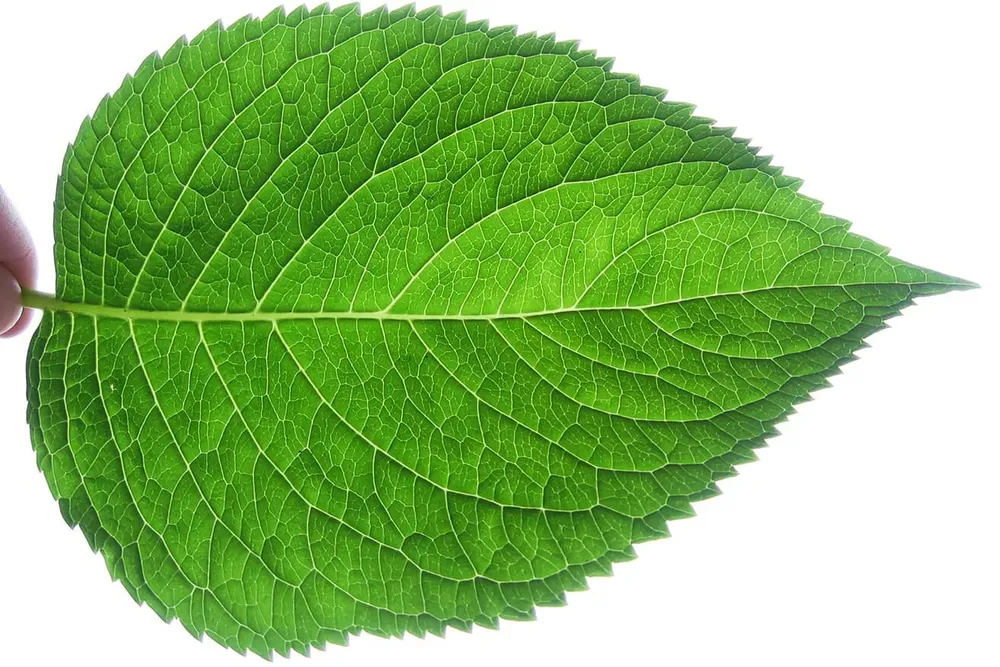
#> input picture images/leaf.webp, 1000 x 667 px, shrunk from 1313 x 876 before the run
$ jupyter execute LBP.ipynb
#> lines starting #> are read from the running program, lines starting #| are printed output that depends on the picture
[cell 1]
import matplotlib.pyplot as plt
import cv2
import os

[cell 2]
image_path = os.path.join("..", "images", "leaf.webp")
image = cv2.imread(image_path)
#> image is the input picture: shape (667, 1000, 3); mean B, G, R 119, 190.4, 146.9
gray_image = cv2.cvtColor(image, cv2.COLOR_BGR2GRAY)
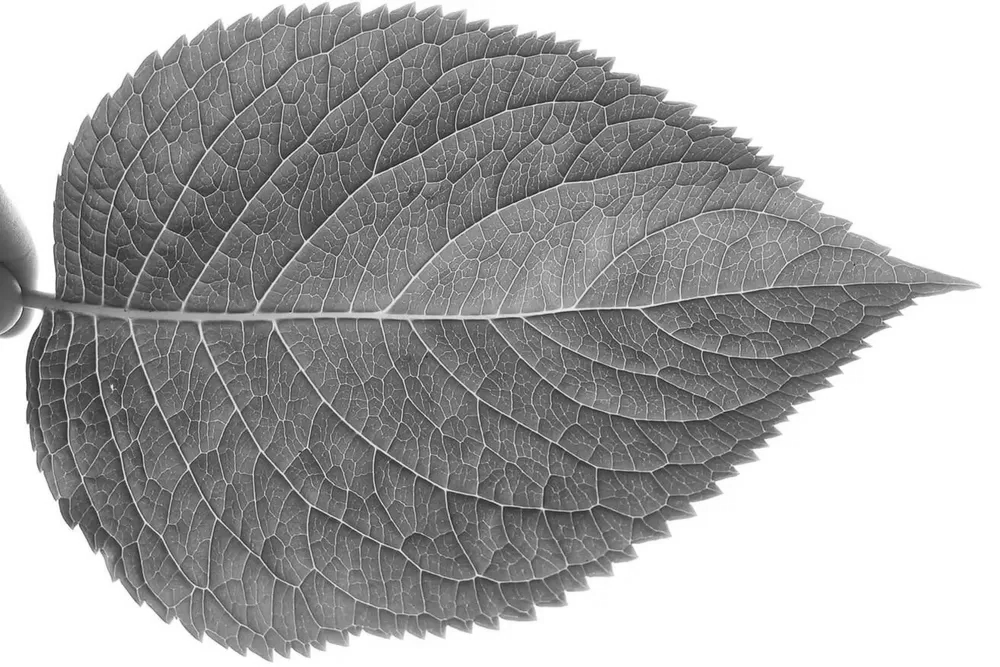
#> gray_image: shape (667, 1000); min 27, max 255, mean 169.3

[cell 3]
def show_image(img,title,cmap=None):
    plt.figure(figsize=(3,3))
    plt.imshow(img,cmap=cmap)
    plt.title(title)
    plt.axis("off")
    plt.show()

[cell 4]
show_image(gray_image,"Gray image",cmap="gray")

[cell 5]
import numpy as np
def compute_lbp(image):
    h, w = image.shape
#> h = 667; w = 1000
    lbp_image = np.zeros((h-2, w-2), dtype=np.uint8)

    # For each pixel (excluding border)
    for i in range(1, h-1):
        for j in range(1, w-1):
            center = image[i, j]
            binary = ''
            binary += '1' if image[i-1, j-1] >= center else '0'
            binary += '1' if image[i-1, j  ] >= center else '0'
            binary += '1' if image[i-1, j+1] >= center else '0'
            binary += '1' if image[i  , j+1] >= center else '0'
            binary += '1' if image[i+1, j+1] >= center else '0'
            binary += '1' if image[i+1, j  ] >= center else '0'
            binary += '1' if image[i+1, j-1] >= center else '0'
            binary += '1' if image[i  , j-1] >= center else '0'
            lbp_image[i-1, j-1] = int(binary, 2)
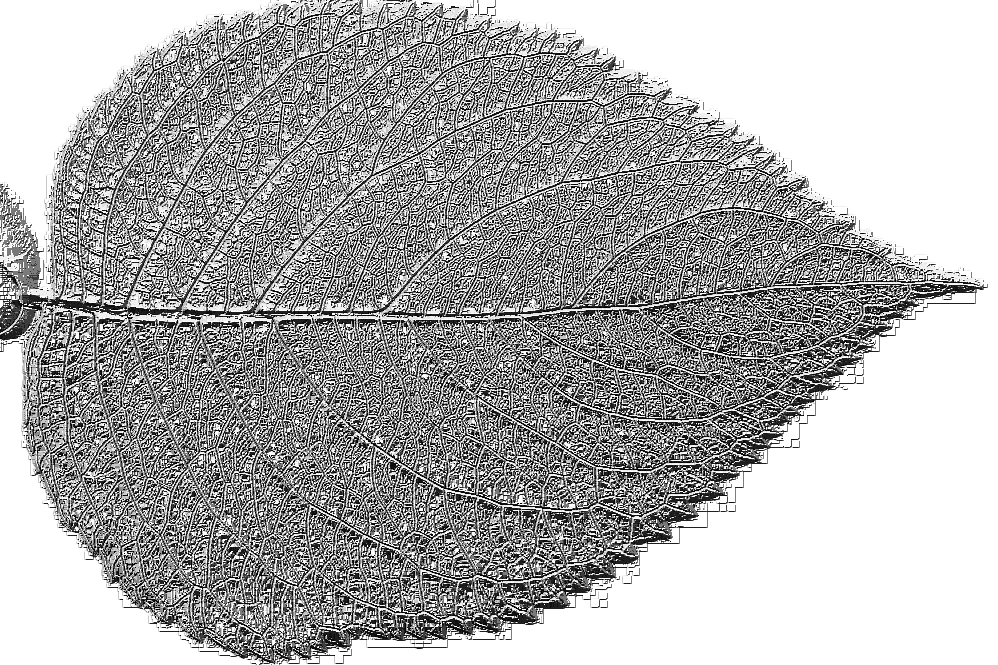
#> lbp_image: shape (665, 998); min 0, max 255, mean 174.9

    return lbp_image

[cell 6]
lbp_result = compute_lbp(gray_image)

[cell 7]
show_image(lbp_result,"LBP image",cmap="gray")

$ run again, with images/messi.webp copied over images/leaf.webp
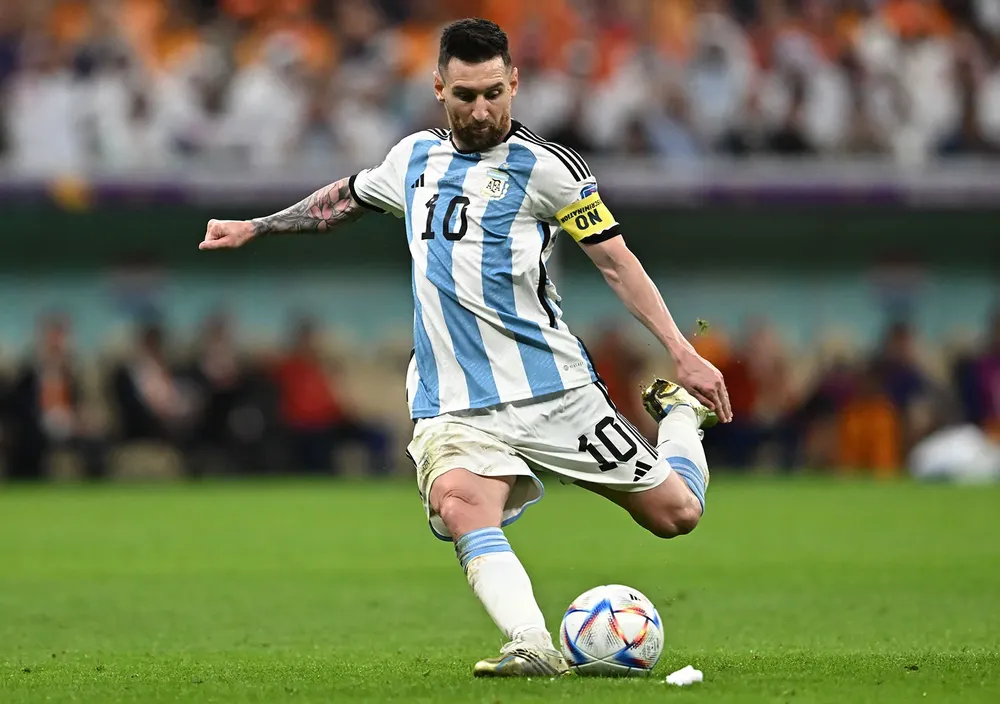
#> input picture images/messi.webp, 1000 x 704 px, shrunk from 1600 x 1126 before the run
#> image is the input picture: shape (704, 1000, 3); mean B, G, R 85.3, 117.1, 110.1
#> `gray_image = cv2.cvtColor(image, cv2.COLOR_BGR2GRAY)`:
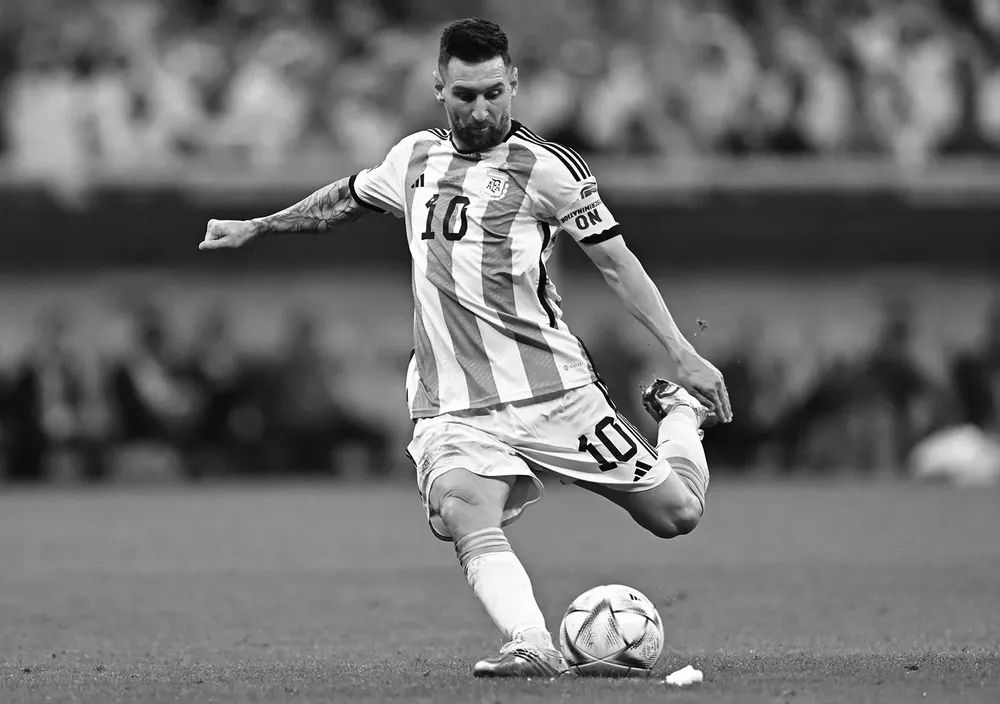
#> gray_image: shape (704, 1000); min 0, max 255, mean 111.4
#> after the loop in compute_lbp, `for i in range(1, h-1):`:
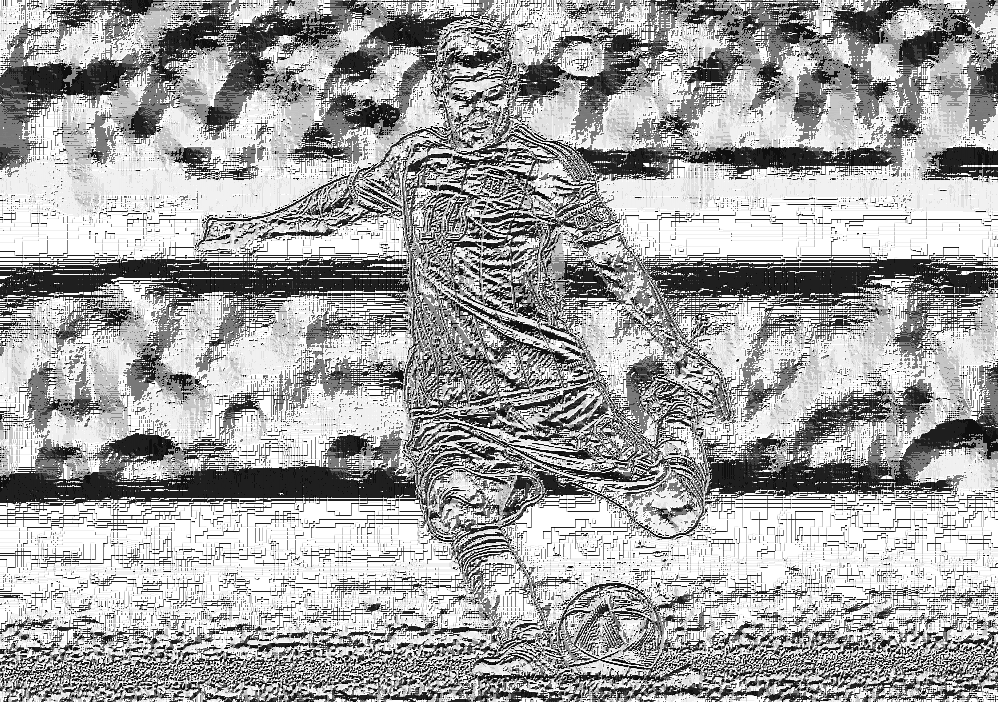
#> lbp_image: shape (702, 998); min 0, max 255, mean 164.2
